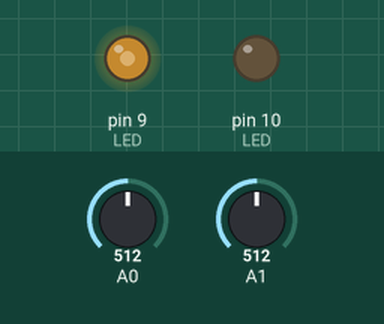
Recording of a sketch running on a simulated Arduino Uno, built with avr-gcc and run on an emulated ATmega328P. On the bench: output pins drawn as LEDs (lit = HIGH). Dashed ring = blinking. Inputs (shaded band) come from the test bench; at power-on: A1 = 512, A0 = 512.

Above: at 1.2 s.
1.3 s: A1 set to 716
At 3.8 s:
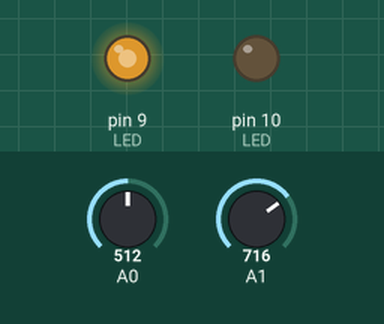
4.3 s: A1 set to 900
7.3 s: A1 set to 122
At 9.8 s:
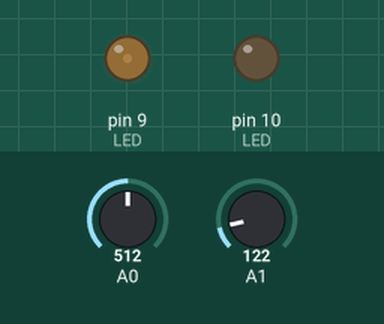
10.3 s: A0 set to 122
13.3 s: A0 set to 0
14.8 s: A0 set to 5
16.3 s: A0 set to 8
At 17.2 s:
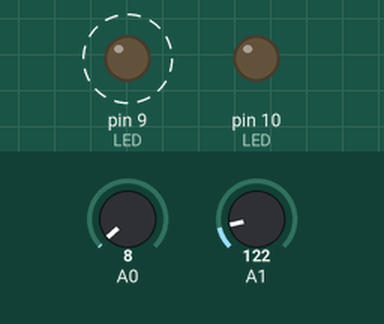
Timing chart, 0 to 20.3 s (numbered marks = the images above; inputs shaded):
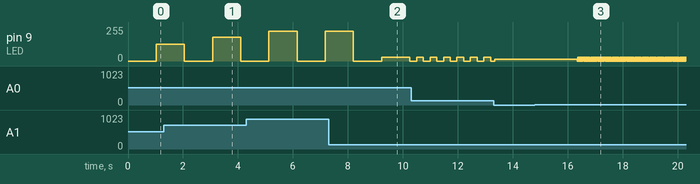

Measured:
- after the input at 14.8 s, every drawn part: stays the same
- after the input at 16.3 s, pin 9 (LED): alternates 30/255 for 0.02 s and 0/255 for 0.02 s, starting after 0.05 s
- by itself, pin 9 (LED): alternates 30/255 for 0.24 s and 0/255 for 0.24 s

The sketch:

Class_2_-_Prompt_2.ino
```cpp
//Adding brigntness control to the previous prompt

// The first section is where we initialize variables we'll use in the code
int led1_output; //int is a 16 bit integer
long current_time; //long is a 32 bit integer
long prev_time;

int pot1; //new variables for the potentiometers
int pot2;
float brightness1;

void setup() {
  //in the setup we execute code that only needs to run one time when the device resets
  // Here we tell the pins we're using if they are input or outputs
  // https://www.arduino.cc/reference/en/language/functions/digital-io/pinmode/
  pinMode(5, INPUT_PULLUP); //for the button
  pinMode(9, OUTPUT); // LED
  pinMode(10, OUTPUT); // LED

  //pot pins don't need to be setup
}

void loop() {
  //the loop run continuously over and over as fast as it can

  //millis returns how many milliseconds have passed since the device reset
  // this value is stored in the variable "current_time" for the rest of this loop
  current_time = millis();

  //we want to do this outside of the timing if
  // otherwise the rate will only change when the if is true. Here it will change as the pot changes
  pot1 = analogRead(A0); //returns 0-1023

  //pot reads are 0-1023 but analogwrites are 0-255
  //You could jsut divide by 4 but tahts not obvious but by looking at these funky numbers
  //I like to divide by 1023 then multiply by the number I'd like to output
  pot2 = analogRead(A1);
  brightness1 = (pot2 / 1023.0) * 255.0; //you mush have the ".0" to makse sure it does the match correctly

  //another way is to use map
  //https://www.arduino.cc/reference/en/language/functions/math/map/
  //map(input,original low, original high, new low, new high)
  // 1-1023 is used since the pots dont usually get all the way to 0
  //brightness1 = map(pot3, 1, 1023, 0, 255);

  //The "timing if"
  // when this statement is true the code inside the {} is executed

  //pot 1 goes from 0-1023. We can multiply it by 2 so we can have a slower blink
  if (current_time - prev_time > pot1 * 2) {
    prev_time = current_time; //remember what time it was when this code was executed

    if (led1_output == 0) { //if it's 0 make it 1...
      led1_output = 1;
    }
    else { //...and visa versa
      led1_output = 0;
    }

    //print this value so we can see it in the serial monitor
    // tools>serial monitor on the magnifying glass icon in the top right
    Serial.println(led1_output * brightness1);

    analogWrite(9, led1_output * brightness1); //brightness goes fro 0-255 so when led1_output is 1 it will output that brightness

  } //"timing if" is over

} //loop is over so the code starts executing from the top again
```
